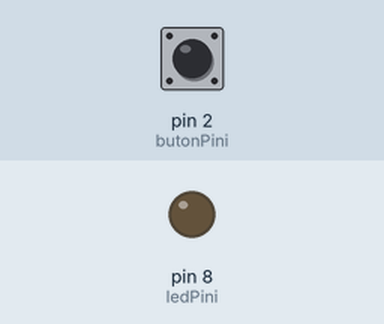
This sketch was run on a simulated Arduino Uno, built with avr-gcc and run on an emulated ATmega328P. On the bench: output pins drawn as LEDs (lit = HIGH). Inputs (shaded band) come from the test bench; at power-on: pin 2 (butonPini) LOW.

Above: at 1.2 s.
1.3 s: pin 2 (butonPini) pulled HIGH for 0.15 s
At 1.37 s:
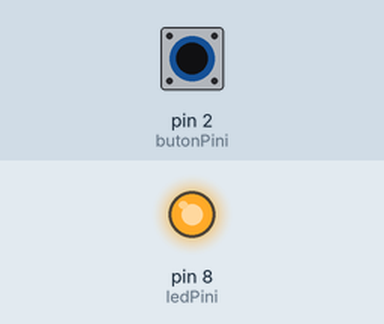
2.9 s: pin 2 (butonPini) pulled HIGH for 3.2 s
At 7.5 s:
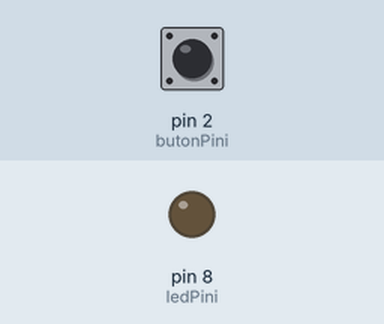
Timing chart, 0 to 9.0 s (numbered marks = the images above; inputs shaded):
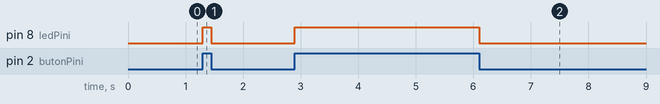

The sketch:

p04_butonla_led_kontrolu.ino
```cpp
const byte ledPini = 8;
const byte butonPini = 2;

void setup() {
  pinMode(ledPini, OUTPUT);
  pinMode(butonPini, INPUT);
}

void loop() {
  int butonDurumu = digitalRead(butonPini);
  if (butonDurumu == HIGH) {
    digitalWrite(ledPini, HIGH);
  } else {
    digitalWrite(ledPini, LOW);
  }
}
```

Measured:
- after the input at 1.3 s, pin 8 (ledPini): LOW → HIGH at once, → LOW 0.15 s later
- after the input at 2.9 s, pin 8 (ledPini): LOW → HIGH at once, → LOW 3.2 s later
